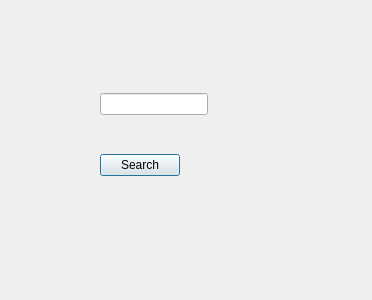
<?xml version="1.0" encoding="UTF-8"?>
<ui version="4.0">
 <class>GrepLayout</class>
 <widget class="QDialog" name="GrepLayout">
  <property name="geometry">
   <rect>
    <x>0</x>
    <y>0</y>
    <width>372</width>
    <height>300</height>
   </rect>
  </property>
  <property name="windowTitle">
   <string>Dialog</string>
  </property>
  <widget class="QWidget" name="verticalLayoutWidget">
   <property name="geometry">
    <rect>
     <x>100</x>
     <y>60</y>
     <width>291</width>
     <height>151</height>
    </rect>
   </property>
   <layout class="QVBoxLayout" name="verticalLayout">
    <item>
     <widget class="QLineEdit" name="lineEditSearch">
      <property name="sizePolicy">
       <sizepolicy hsizetype="Maximum" vsizetype="Fixed">
        <horstretch>0</horstretch>
        <verstretch>0</verstretch>
       </sizepolicy>
      </property>
     </widget>
    </item>
    <item>
     <widget class="QPushButton" name="buttonSearch">
      <property name="sizePolicy">
       <sizepolicy hsizetype="Maximum" vsizetype="Fixed">
        <horstretch>0</horstretch>
        <verstretch>0</verstretch>
       </sizepolicy>
      </property>
      <property name="text">
       <string>Search</string>
      </property>
     </widget>
    </item>
   </layout>
  </widget>
 </widget>
 <resources/>
 <connections/>
</ui>
